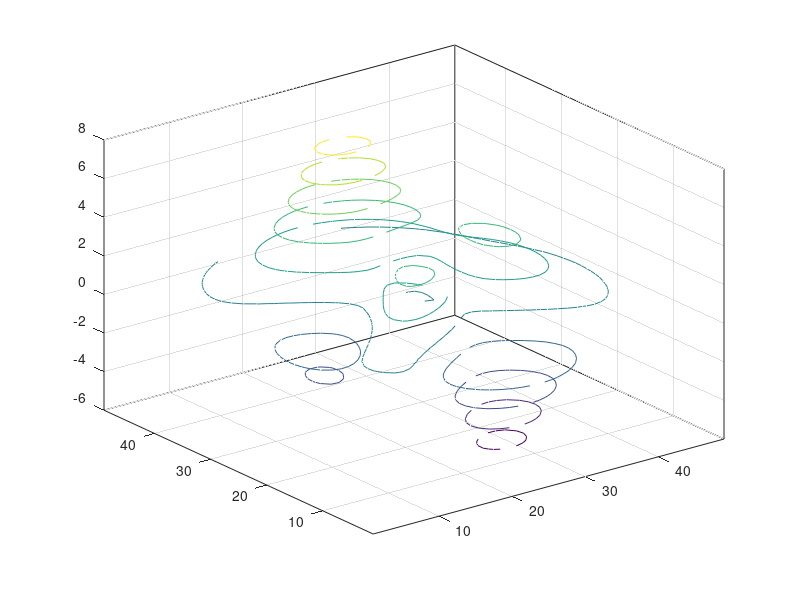

MATLAB code for this plot:
%=============================================================================
% Copyright (c) 2016-present Allan CORNET (Nelson)
%=============================================================================
% This file is part of Nelson.
%=============================================================================
% LICENCE_BLOCK_BEGIN
% SPDX-License-Identifier: LGPL-3.0-or-later
% LICENCE_BLOCK_END
%=============================================================================
% <--ADV-CLI MODE-->
%=============================================================================
figure();
Z = peaks;
Z(:, 26) = NaN;
contour3(Z)
%=============================================================================
